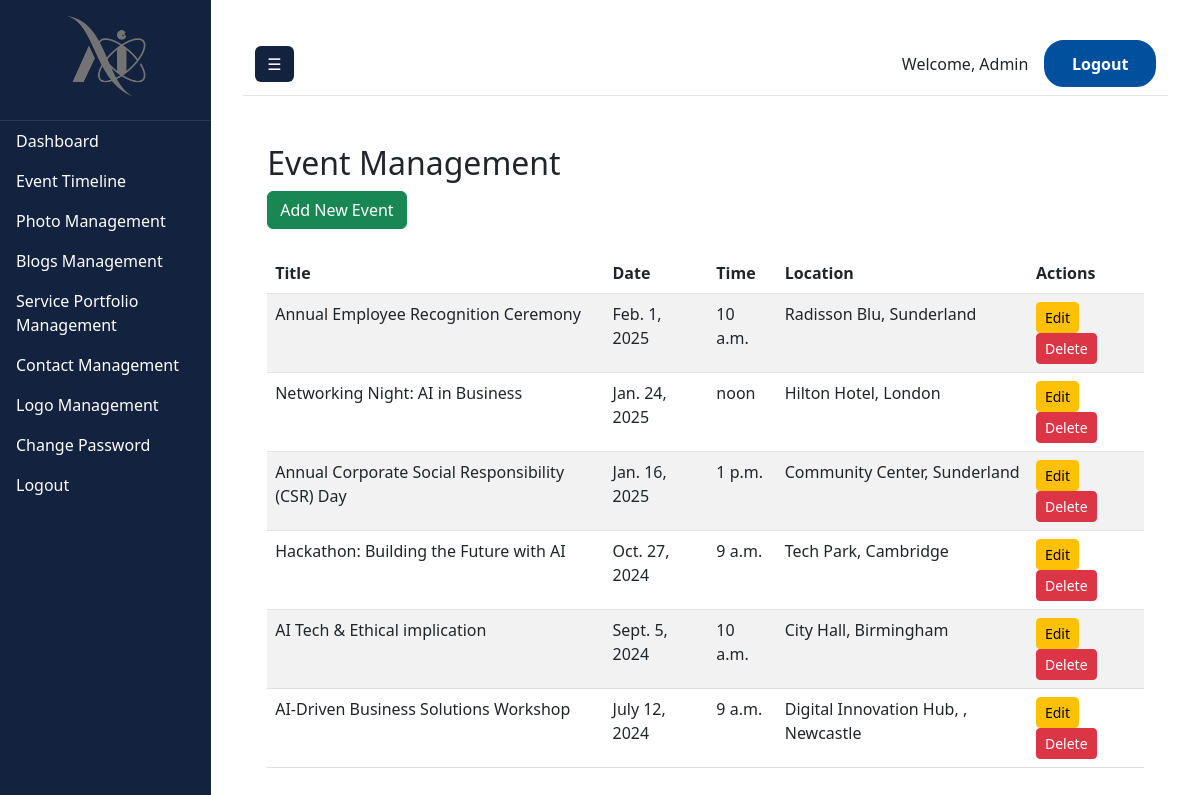
/admin-events/, run on the app's committed database.
### admin_dashboard/models.py (models this page shows, shortened)
class SiteSettings(models.Model):
    logo = models.ImageField(upload_to='logos/', blank=True, null=True, help_text="Upload the site logo")
    updated_at = models.DateTimeField(auto_now=True)

class Event(models.Model):
    title = models.CharField(max_length=200, help_text="Title of the event")
    description = models.TextField(help_text="Event description")
    image = models.ImageField(upload_to='events/', blank=True, null=True, help_text="Event image (optional)")
    location = models.CharField(max_length=200, help_text="Event location", default="Unknown Location")
    date = models.DateField(help_text="Date of the event")
    time = models.TimeField(help_text="Time of the event", default=time(12, 0))  # Default time set to 12:00 PM
    created_at = models.DateTimeField(auto_now_add=True)

### admin_dashboard/views.py (the view)
# urls.py: path('admin-events/', views.admin_event, name='admin_event'),
def admin_event(request):
    events = Event.objects.all().order_by('-date')
    return render(request, 'dashboard/admin_event.html', {'events': events})

### admin_dashboard/context_processors.py (called while the page is built)
def site_settings(request):
    site_settings = SiteSettings.objects.first()
    return {'site_settings': site_settings}

### admin_dashboard/templates/dashboard/admin_event.html
{% extends "dashboard/base.html" %}
{% block content %}
<div class="container my-5">
    <h2>Event Management</h2>
    <a href="{% url 'add_event' %}" class="btn btn-success mb-4">Add New Event</a>
    <table class="table table-striped">
        <thead>
            <tr>
                <th>Title</th>
                <th>Date</th>
                <th>Time</th>
                <th>Location</th>
                <th>Actions</th>
            </tr>
        </thead>
        <tbody>
            {% for event in events %}
            <tr>
                <td>{{ event.title }}</td>
                <td>{{ event.date }}</td>
                <td>{{ event.time }}</td>
                <td>{{ event.location }}</td>
                <td>
                    <a href="{% url 'edit_event' event.pk %}" class="btn btn-warning btn-sm">Edit</a>
                    <a href="{% url 'delete_event' event.pk %}" class="btn btn-danger btn-sm">Delete</a>
                </td>
            </tr>
            {% endfor %}
        </tbody>
    </table>
</div>
{% endblock %}

### admin_dashboard/templates/dashboard/base.html (shortened to what this page needs)
<!DOCTYPE html>
<html lang="en">
<head>
    {% load static %}
    <link href="https://cdn.jsdelivr.net/npm/bootstrap@5.3.0-alpha1/dist/css/bootstrap.min.css" rel="stylesheet">
</head>
<body>
    <div class="d-flex" id="wrapper">
        <div id="sidebar-wrapper">
            <div class="sidebar-heading">
                {% if site_settings and site_settings.logo %}
                    <img src="{{ site_settings.logo.url }}" alt="Admin Logo" class="admin-logo">
                {% else %}
                    <h4>AI Solutions</h4>
                {% endif %}
            </div>
            <div class="list-group list-group-flush">
                <a href="{% url 'admin_dashboard' %}" class="list-group-item list-group-item-action">Dashboard</a>
                <a href="{% url 'admin_event' %}" class="list-group-item list-group-item-action">Event Timeline</a>
                <a href="{% url 'admin_gallery' %}" class="list-group-item list-group-item-action">Photo Management</a>
                <a href="{% url 'admin_blog' %}" class="list-group-item list-group-item-action">Blogs Management</a>
                <a href="{% url 'manage_services' %}" class="list-group-item list-group-item-action">Service Portfolio Management</a>
                <a href="{% url 'manage_contacts' %}" class="list-group-item list-group-item-action">Contact Management</a>
                <a href="{% url 'manage_logo' %}" class="list-group-item list-group-item-action"> Logo Management</a>
                <a href="{% url 'change_password' %}" class="list-group-item list-group-item-action">Change Password</a>
                <a href="{% url 'logout' %}" class="list-group-item list-group-item-action">Logout</a>
            </div>
        </div>
        <div id="page-content-wrapper" class="w-100">
            <nav class="navbar navbar-expand-lg navbar-light">
                <div class="container-fluid">
                    <button class="btn btn-dark" id="menu-toggle">☰</button>
                    <div class="d-flex align-items-center">
                        <span class="me-3">Welcome, Admin</span>
                        <a href="{% url 'logout' %}" class="btn btn-outline-danger">Logout</a>
                    </div>
                </div>
            </nav>
            <div class="container-fluid mt-4">
                {% block content %}
                {% endblock %}
            </div>
        </div>
    </div>
</body>
</html>

### admin_dashboard/templates/dashboard/base.html (style rules this page uses)
#sidebar-wrapper { background-color: #13223f; color: white; min-height: 100vh; }
#sidebar-wrapper .sidebar-heading { font-size: 1.5rem; text-align: center; padding: 1rem; border-bottom: 1px solid rgba(255, 255, 255, 0.1); }
#sidebar-wrapper .list-group-item { color: white; background: none; border: none; transition: background 0.3s ease, color 0.3s ease; }
#page-content-wrapper { background-color: white; padding: 2rem; }
.navbar { background-color: white; border-bottom: 1px solid rgba(0, 0, 0, 0.1); }
.navbar .btn-dark { background-color: #13223f; color: white; border: none; }
.navbar .btn-outline-danger { background: #00509E; color: #FFFFFF; padding: 0.6rem 1.6rem; border-radius: 20px; font-weight: bold; text-decoration: none; border: 2px solid #00509E; transition: all 0.3s; }
.admin-logo { max-width: 150px; margin: 0 auto 0.5rem; display: block; height: 80px; }

### data on the page
SiteSettings: logo (picture)
Event: title "Annual Employee Recognition Ceremony", date "Feb. 1, 2025", time "10 a.m.", location "Radisson Blu, Sunderland"
Event: title "Networking Night: AI in Business", date "Jan. 24, 2025", time "noon", location "Hilton Hotel, London"
Event: title "Annual Corporate Social Responsibility (CSR) Day", date "Jan. 16, 2025", time "1 p.m.", location "Community Center, Sunderland"
Event: title "Hackathon: Building the Future with AI", date "Oct. 27, 2024", time "9 a.m.", location "Tech Park, Cambridge"
Event: title "AI Tech & Ethical implication", date "Sept. 5, 2024", time "10 a.m.", location "City Hall, Birmingham"
Event: title "AI-Driven Business Solutions Workshop", date "July 12, 2024", time "9 a.m.", location "Digital Innovation Hub, , Newcastle"
